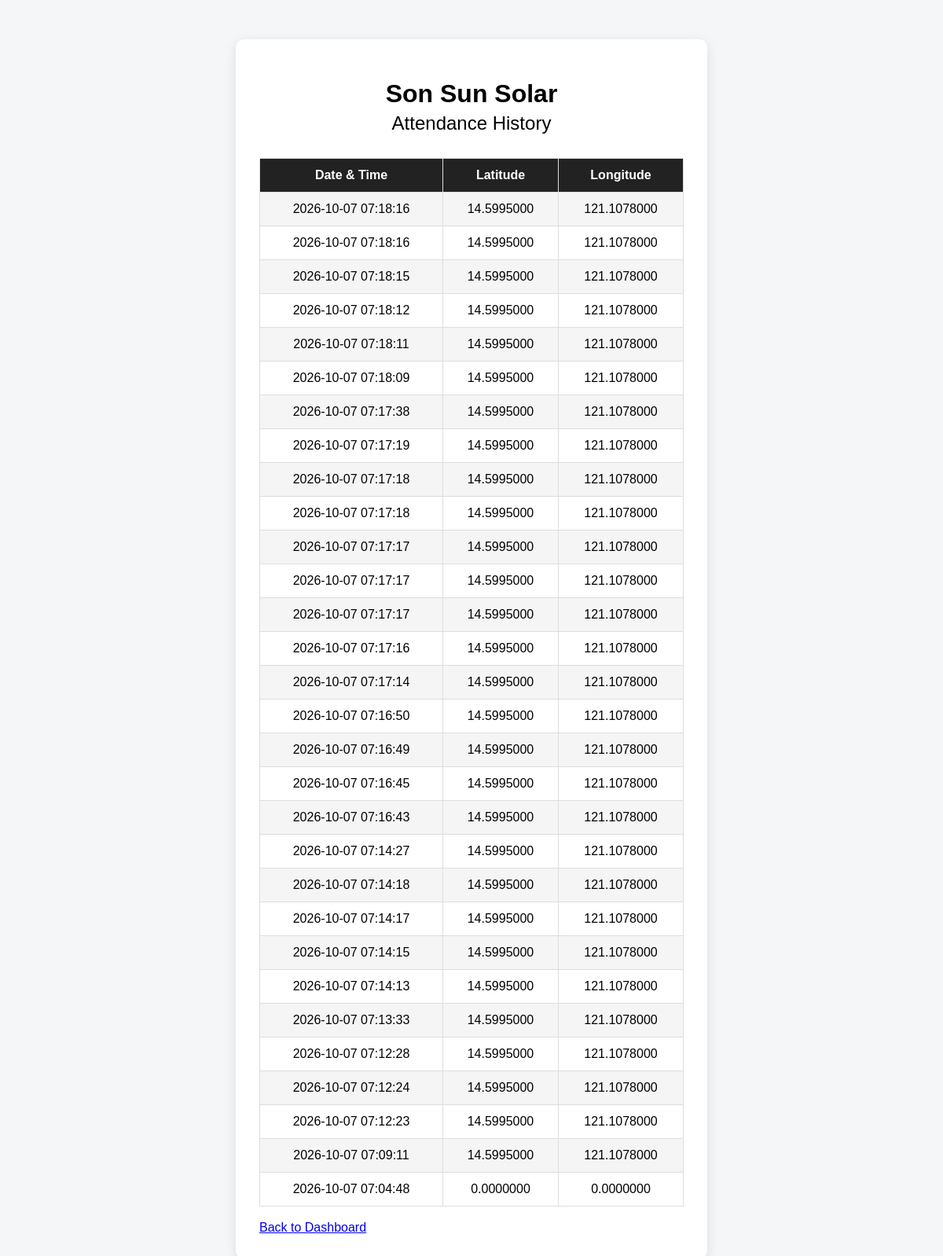
Screenshot of /attendance.php (signed in) with the database file from the repository.
### tables this page shows
CREATE TABLE `attendance` (
  `attendance_id` int(11) NOT NULL,
  `employee_id` int(11) NOT NULL,
  `time_in` datetime NOT NULL,
  `latitude` decimal(10,7) NOT NULL,
  `longitude` decimal(10,7) NOT NULL
);

### attendance.php (the view, shortened to what this page needs)
<?php
require_once "db.php";
$employee_id = $_SESSION["employee_id"];
$stmt = $conn->prepare(
    "SELECT attendance_id, time_in, latitude, longitude
     FROM attendance
     WHERE employee_id = ?
     ORDER BY time_in DESC"
);
$stmt->bind_param("i", $employee_id);
$stmt->execute();
$result = $stmt->get_result();
?>
<!DOCTYPE html>
<html lang="en">
<head>
    <link rel="stylesheet" href="style.css">
</head>
<body>
<div class="container">
    <h1>Son Sun Solar</h1>
    <h2>Attendance History</h2>
    <table border="1" width="100%" cellpadding="10">
        <tr>
            <th>Date & Time</th>
            <th>Latitude</th>
            <th>Longitude</th>
        </tr>
        <?php while ($row = $result->fetch_assoc()): ?>
            <tr>
                <td>
                    <?php echo htmlspecialchars($row["time_in"]); ?>
                </td>
                <td>
                    <?php echo htmlspecialchars($row["latitude"]); ?>
                </td>
                <td>
                    <?php echo htmlspecialchars($row["longitude"]); ?>
                </td>
            </tr>
        <?php endwhile; ?>
    </table>
    <br>
    <a href="dashboard.php">Back to Dashboard</a>
</div>
</body>
</html>

### style.css (style rules this page uses)
* { box-sizing: border-box; }
body { margin: 0; padding: 20px; font-family: Arial, sans-serif; background-color: #f4f6f8; }
.container { width: 100%; max-width: 600px; margin: 30px auto; padding: 30px; background-color: white; border-radius: 10px; box-shadow: 0 4px 15px rgba(0, 0, 0, 0.1); }
h1 { text-align: center; margin-bottom: 5px; }
h2 { text-align: center; margin-top: 0; margin-bottom: 30px; font-weight: normal; }
table { width: 100%; border-collapse: collapse; margin-top: 20px; }
th, td { padding: 12px; text-align: center; border: 1px solid #ddd; }
th { background-color: #222; color: white; }
tr:nth-child(even) { background-color: #f5f5f5; }

### rows the page displays
attendance: time_in "2026-10-07 07:18:16", latitude "14.5995000", longitude "121.1078000"
attendance: time_in "2026-10-07 07:18:16", latitude "14.5995000", longitude "121.1078000"
attendance: time_in "2026-10-07 07:18:15", latitude "14.5995000", longitude "121.1078000"
attendance: time_in "2026-10-07 07:18:12", latitude "14.5995000", longitude "121.1078000"
attendance: time_in "2026-10-07 07:18:11", latitude "14.5995000", longitude "121.1078000"
attendance: time_in "2026-10-07 07:18:09", latitude "14.5995000", longitude "121.1078000"
attendance: time_in "2026-10-07 07:17:38", latitude "14.5995000", longitude "121.1078000"
attendance: time_in "2026-10-07 07:17:19", latitude "14.5995000", longitude "121.1078000"
attendance: time_in "2026-10-07 07:17:18", latitude "14.5995000", longitude "121.1078000"
attendance: time_in "2026-10-07 07:17:18", latitude "14.5995000", longitude "121.1078000"
attendance: time_in "2026-10-07 07:17:17", latitude "14.5995000", longitude "121.1078000"
attendance: time_in "2026-10-07 07:17:17", latitude "14.5995000", longitude "121.1078000"
attendance: time_in "2026-10-07 07:17:17", latitude "14.5995000", longitude "121.1078000"
attendance: time_in "2026-10-07 07:17:16", latitude "14.5995000", longitude "121.1078000"
attendance: time_in "2026-10-07 07:17:14", latitude "14.5995000", longitude "121.1078000"
attendance: time_in "2026-10-07 07:16:50", latitude "14.5995000", longitude "121.1078000"
attendance: time_in "2026-10-07 07:16:49", latitude "14.5995000", longitude "121.1078000"
attendance: time_in "2026-10-07 07:16:45", latitude "14.5995000", longitude "121.1078000"
attendance: time_in "2026-10-07 07:16:43", latitude "14.5995000", longitude "121.1078000"
attendance: time_in "2026-10-07 07:14:27", latitude "14.5995000", longitude "121.1078000"
attendance: time_in "2026-10-07 07:14:18", latitude "14.5995000", longitude "121.1078000"
attendance: time_in "2026-10-07 07:14:17", latitude "14.5995000", longitude "121.1078000"
attendance: time_in "2026-10-07 07:14:15", latitude "14.5995000", longitude "121.1078000"
attendance: time_in "2026-10-07 07:14:13", latitude "14.5995000", longitude "121.1078000"
attendance: time_in "2026-10-07 07:13:33", latitude "14.5995000", longitude "121.1078000"
attendance: time_in "2026-10-07 07:12:28", latitude "14.5995000", longitude "121.1078000"
attendance: time_in "2026-10-07 07:12:24", latitude "14.5995000", longitude "121.1078000"
attendance: time_in "2026-10-07 07:12:23", latitude "14.5995000", longitude "121.1078000"
attendance: time_in "2026-10-07 07:09:11", latitude "14.5995000", longitude "121.1078000"
attendance: time_in "2026-10-07 07:04:48", latitude "0.0000000", longitude "0.0000000"
